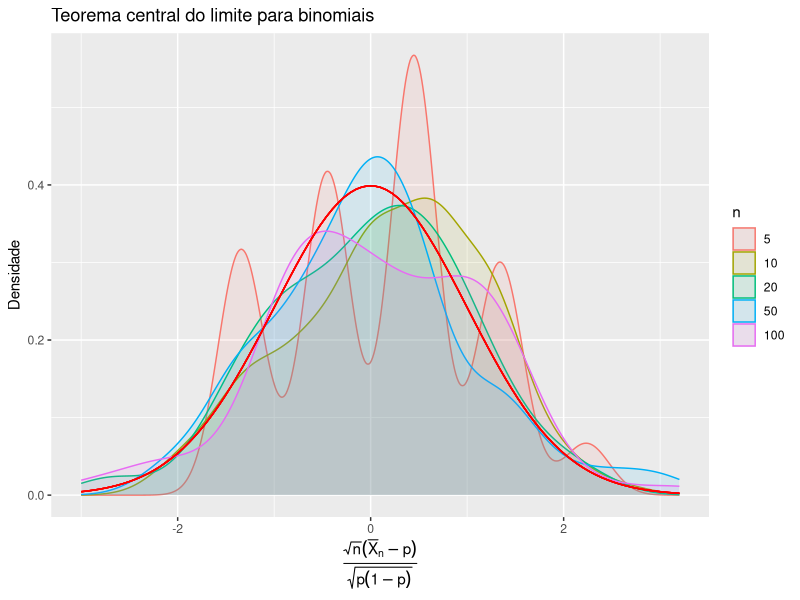

The R source for this figure:
## ---- chunk 1
library(tidyverse)
n_sim = 10^2
gen_std_mean = function(n_sim, n_sample) {
  (rbinom(n_sim, n_sample, 0.5)-0.5*n_sample)/sqrt(n_sample*0.25)
}
as.list(c(5, 10, 20, 50, 10^2)) %>% 
  map_dfr(function(x) data_frame(std_mean = gen_std_mean(n_sim, x), 
                                 n = rep(x, n_sim))) %>%
  mutate(n = as.factor(n)) %>%
  ggplot(aes(x= std_mean, fill = n, colour = n)) +
  ggtitle("Teorema central do limite para binomiais") +
  ylab("Densidade") +
  xlab(expression(frac(sqrt(n)(bar(X)[n]-p), sqrt(p(1-p))))) +
  geom_density(alpha = 0.1) +
  stat_function(fun = dnorm, colour = "red")
